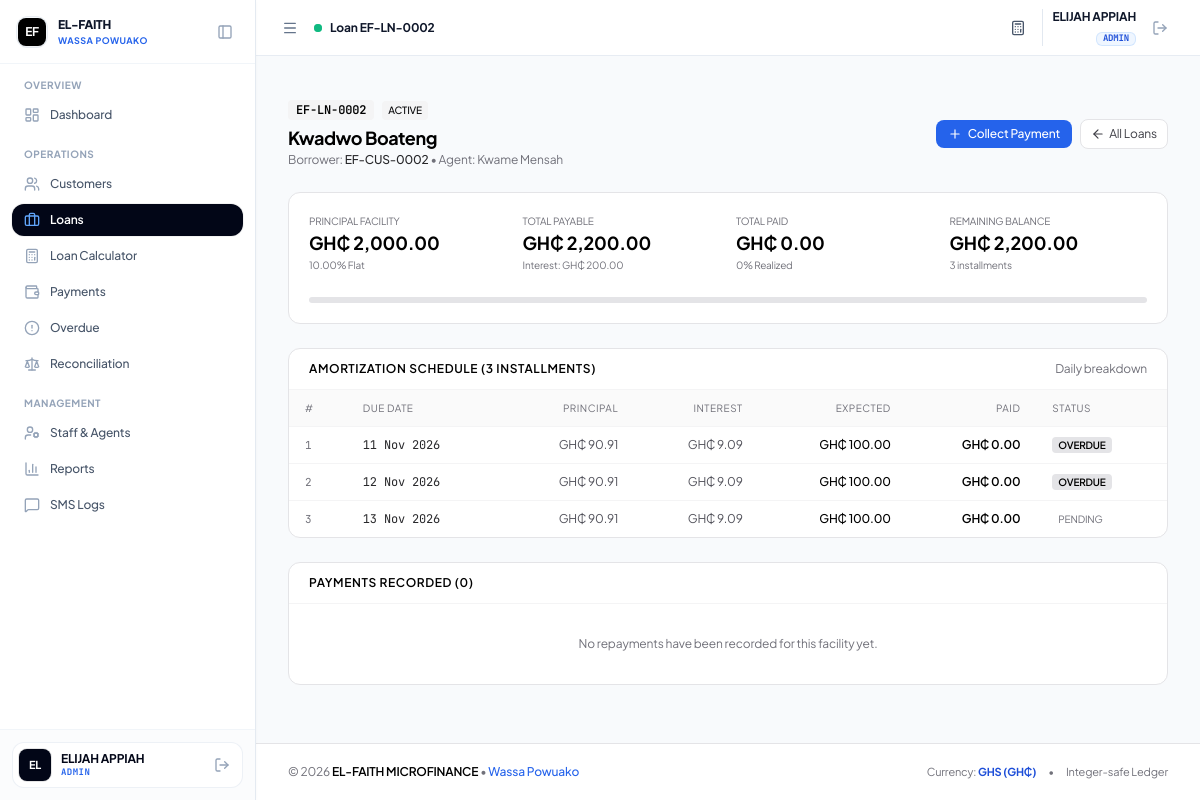
Screenshot of /admin/loan_view.php?id=2 (signed in) with the database file from the repository.
### tables this page shows
CREATE TABLE IF NOT EXISTS `loans` (
  `id` INT AUTO_INCREMENT PRIMARY KEY,
  `uuid` VARCHAR(36) NOT NULL UNIQUE,
  `loan_code` VARCHAR(30) NOT NULL UNIQUE,
  `customer_id` INT NOT NULL,
  `agent_id` INT NULL,
  `principal_pesewas` BIGINT NOT NULL,
  `interest_rate` DECIMAL(5, 2) NOT NULL DEFAULT 10.00,
  `interest_method` ENUM('flat', 'reducing_balance') NOT NULL DEFAULT 'flat',
  `interest_pesewas` BIGINT NOT NULL,
  `total_payable_pesewas` BIGINT NOT NULL,
  `total_paid_pesewas` BIGINT NOT NULL DEFAULT 0,
  `remaining_balance_pesewas` BIGINT NOT NULL,
  `term_duration` INT NOT NULL,
  `term_period` ENUM('days', 'weeks', 'months') NOT NULL DEFAULT 'months',
  `repayment_frequency` ENUM('daily', 'weekly', 'monthly') NOT NULL DEFAULT 'daily',
  `installment_amount_pesewas` BIGINT NOT NULL,
  `disbursed_at` DATETIME NULL,
  `first_due_date` DATE NOT NULL,
  `maturity_date` DATE NOT NULL,
  `status` ENUM('pending', 'active', 'overdue', 'completed', 'defaulted', 'written_off') NOT NULL DEFAULT 'active',
  `created_by` INT NOT NULL,
  `notes` TEXT NULL,
  `created_at` DATETIME NOT NULL DEFAULT CURRENT_TIMESTAMP,
  `updated_at` DATETIME NOT NULL DEFAULT CURRENT_TIMESTAMP ON UPDATE CURRENT_TIMESTAMP,
  CONSTRAINT `fk_loans_customer` FOREIGN KEY (`customer_id`) REFERENCES `customers` (`id`) ON DELETE CASCADE,
  CONSTRAINT `fk_loans_agent` FOREIGN KEY (`agent_id`) REFERENCES `users` (`id`) ON DELETE SET NULL,
  CONSTRAINT `fk_loans_created_by` FOREIGN KEY (`created_by`) REFERENCES `users` (`id`),
  INDEX `idx_loans_customer` (`customer_id`),
  INDEX `idx_loans_agent` (`agent_id`),
  INDEX `idx_loans_status` (`status`),
  INDEX `idx_loans_due_date` (`first_due_date`, `maturity_date`)
);

CREATE TABLE IF NOT EXISTS `customers` (
  `id` INT AUTO_INCREMENT PRIMARY KEY,
  `uuid` VARCHAR(36) NOT NULL UNIQUE,
  `customer_code` VARCHAR(30) NOT NULL UNIQUE,
  `full_name` VARCHAR(150) NOT NULL,
  `phone` VARCHAR(20) NOT NULL,
  `alt_phone` VARCHAR(20) NULL,
  `id_type` VARCHAR(50) NOT NULL DEFAULT 'Ghana Card',
  `id_number` VARCHAR(50) NOT NULL,
  `residential_address` TEXT NOT NULL,
  `location_landmark` VARCHAR(255) NOT NULL,
  `gps_lat` DECIMAL(10, 8) NULL,
  `gps_lng` DECIMAL(11, 8) NULL,
  `occupation` VARCHAR(100) NOT NULL,
  `guarantor_name` VARCHAR(150) NOT NULL,
  `guarantor_phone` VARCHAR(20) NOT NULL,
  `guarantor_relation` VARCHAR(50) NOT NULL,
  `guarantor_address` TEXT NULL,
  `assigned_agent_id` INT NULL,
  `created_by` INT NOT NULL,
  `status` ENUM('active', 'inactive', 'blacklisted') NOT NULL DEFAULT 'active',
  `notes` TEXT NULL,
  `deleted_at` DATETIME NULL,
  `created_at` DATETIME NOT NULL DEFAULT CURRENT_TIMESTAMP,
  `updated_at` DATETIME NOT NULL DEFAULT CURRENT_TIMESTAMP ON UPDATE CURRENT_TIMESTAMP,
  CONSTRAINT `fk_customers_assigned_agent` FOREIGN KEY (`assigned_agent_id`) REFERENCES `users` (`id`) ON DELETE SET NULL,
  CONSTRAINT `fk_customers_created_by` FOREIGN KEY (`created_by`) REFERENCES `users` (`id`),
  INDEX `idx_customers_assigned_agent` (`assigned_agent_id`),
  INDEX `idx_customers_phone` (`phone`),
  INDEX `idx_customers_id_number` (`id_number`),
  INDEX `idx_customers_status` (`status`),
  INDEX `idx_customers_deleted_at` (`deleted_at`)
);

CREATE TABLE IF NOT EXISTS `users` (
  `id` INT AUTO_INCREMENT PRIMARY KEY,
  `uuid` VARCHAR(36) NOT NULL UNIQUE,
  `staff_code` VARCHAR(20) NOT NULL UNIQUE,
  `name` VARCHAR(100) NOT NULL,
  `username` VARCHAR(50) NOT NULL UNIQUE,
  `email` VARCHAR(100) NOT NULL UNIQUE,
  `phone` VARCHAR(20) NOT NULL,
  `password_hash` VARCHAR(255) NOT NULL,
  `role` ENUM('super_admin', 'admin', 'agent') NOT NULL DEFAULT 'agent',
  `status` ENUM('active', 'inactive', 'suspended') NOT NULL DEFAULT 'active',
  `last_login_at` DATETIME NULL,
  `deleted_at` DATETIME NULL,
  `created_at` DATETIME NOT NULL DEFAULT CURRENT_TIMESTAMP,
  `updated_at` DATETIME NOT NULL DEFAULT CURRENT_TIMESTAMP ON UPDATE CURRENT_TIMESTAMP,
  INDEX `idx_users_role` (`role`),
  INDEX `idx_users_status` (`status`),
  INDEX `idx_users_deleted_at` (`deleted_at`)
);

CREATE TABLE IF NOT EXISTS `repayment_schedule` (
  `id` INT AUTO_INCREMENT PRIMARY KEY,
  `loan_id` INT NOT NULL,
  `installment_number` INT NOT NULL,
  `due_date` DATE NOT NULL,
  `expected_amount_pesewas` BIGINT NOT NULL,
  `principal_portion_pesewas` BIGINT NOT NULL,
  `interest_portion_pesewas` BIGINT NOT NULL,
  `paid_amount_pesewas` BIGINT NOT NULL DEFAULT 0,
  `status` ENUM('pending', 'partially_paid', 'paid', 'overdue') NOT NULL DEFAULT 'pending',
  `paid_at` DATETIME NULL,
  `created_at` DATETIME NOT NULL DEFAULT CURRENT_TIMESTAMP,
  `updated_at` DATETIME NOT NULL DEFAULT CURRENT_TIMESTAMP ON UPDATE CURRENT_TIMESTAMP,
  CONSTRAINT `fk_schedule_loan` FOREIGN KEY (`loan_id`) REFERENCES `loans` (`id`) ON DELETE CASCADE,
  INDEX `idx_sched_loan_inst` (`loan_id`, `installment_number`),
  INDEX `idx_sched_due_date` (`due_date`),
  INDEX `idx_sched_status` (`status`)
);

### admin/loan_view.php (the view, shortened to what this page needs)
<?php
require_once __DIR__ . '/../includes/functions.php';
require_once __DIR__ . '/../includes/auth.php';
$loanId = (int)($_GET['id'] ?? 0);
$stmt = $pdo->prepare("
    SELECT l.*, c.full_name AS customer_name, c.customer_code, c.phone AS customer_phone,
           c.residential_address, c.location_landmark, u.name AS agent_name, u.staff_code AS agent_code
    FROM loans l
    JOIN customers c ON l.customer_id = c.id
    LEFT JOIN users u ON l.agent_id = u.id
    WHERE l.id = ?
");
$stmt->execute([$loanId]);
$loan = $stmt->fetch();
$stmtSched = $pdo->prepare("
    SELECT * FROM repayment_schedule
    WHERE loan_id = ?
    ORDER BY installment_number ASC
");
$stmtSched->execute([$loanId]);
$schedule = $stmtSched->fetchAll();
$stmtPayments = $pdo->prepare("
    SELECT p.*, u.name AS agent_name
    FROM payments p
    JOIN users u ON p.agent_id = u.id
    WHERE p.loan_id = ?
    ORDER BY p.collection_timestamp DESC
");
$stmtPayments->execute([$loanId]);
$payments = $stmtPayments->fetchAll();
$pctPaid = $loan['total_payable_pesewas'] > 0 ? round(($loan['total_paid_pesewas'] / $loan['total_payable_pesewas']) * 100, 1) : 0;
include __DIR__ . '/../includes/header.php';
?>
<div class="space-y-6">
    <div class="flex flex-col sm:flex-row sm:items-center justify-between gap-3">
        <div>
            <div class="flex items-center gap-2">
                <span class="font-mono text-xs font-semibold text-black bg-zinc-100 px-2 py-0.5 rounded uppercase">
                    <?= htmlspecialchars($loan['loan_code']) ?>
                </span>
                <span class="px-1.5 py-0.5 rounded text-[10px] font-medium uppercase <?= $loan['status'] === 'active' ? 'bg-zinc-100 text-zinc-950' : ($loan['status'] === 'overdue' ? 'bg-zinc-200 text-black font-semibold' : 'bg-zinc-100 text-zinc-600') ?>">
                    <?= htmlspecialchars($loan['status']) ?>
                </span>
            </div>
            <h1 class="text-lg font-bold text-black tracking-tight mt-1"><?= htmlspecialchars($loan['customer_name']) ?></h1>
            <p class="text-xs text-zinc-500">
                Borrower: <a href="<?= BASE_URL ?>/admin/customer_view.php?id=<?= $loan['customer_id'] ?>" class="text-zinc-800 font-medium hover:underline"><?= htmlspecialchars($loan['customer_code']) ?></a>
                &bull; Agent: <?= htmlspecialchars($loan['agent_name'] ?? 'Unassigned') ?>
            </p>
        </div>
        <div class="flex items-center gap-2">
            <a href="<?= BASE_URL ?>/agent/collect.php?loan_id=<?= $loan['id'] ?>&customer_id=<?= $loan['customer_id'] ?>" class="inline-flex items-center gap-1.5 px-3 py-1.5 bg-blue-600 hover:bg-blue-700 text-white font-medium text-xs rounded-lg transition">
                <i data-lucide="plus" class="w-3.5 h-3.5"></i> Collect Payment
            </a>
            <a href="<?= BASE_URL ?>/admin/loans.php" class="inline-flex items-center gap-1 text-xs text-zinc-700 bg-white border border-zinc-200 px-2.5 py-1.5 rounded-lg hover:bg-zinc-100">
                <i data-lucide="arrow-left" class="w-3.5 h-3.5"></i> All Loans
            </a>
        </div>
    </div>
    <div class="bg-white rounded-xl border border-zinc-200 p-5 space-y-4">
        <div class="grid grid-cols-2 sm:grid-cols-4 gap-4 text-xs">
            <div>
                <span class="text-zinc-500 block text-[10px] uppercase">Principal Facility</span>
                <span class="text-lg font-bold text-black"><?= formatMoney((int)$loan['principal_pesewas']) ?></span>
                <span class="text-[10px] text-zinc-500 block"><?= $loan['interest_rate'] ?>% <?= ucfirst($loan['interest_method']) ?></span>
            </div>
            <div>
                <span class="text-zinc-500 block text-[10px] uppercase">Total Payable</span>
                <span class="text-lg font-bold text-black"><?= formatMoney((int)$loan['total_payable_pesewas']) ?></span>
                <span class="text-[10px] text-zinc-500 block">Interest: <?= formatMoney((int)$loan['interest_pesewas']) ?></span>
            </div>
            <div>
                <span class="text-zinc-500 block text-[10px] uppercase">Total Paid</span>
                <span class="text-lg font-bold text-black"><?= formatMoney((int)$loan['total_paid_pesewas']) ?></span>
                <span class="text-[10px] text-zinc-500 block"><?= $pctPaid ?>% Realized</span>
            </div>
            <div>
                <span class="text-zinc-500 block text-[10px] uppercase">Remaining Balance</span>
                <span class="text-lg font-bold text-black"><?= formatMoney((int)$loan['remaining_balance_pesewas']) ?></span>
                <span class="text-[10px] text-zinc-500 block"><?= count($schedule) ?> installments</span>
            </div>
        </div>
        <div class="pt-2">
            <div class="w-full bg-zinc-200 rounded-full h-1.5 overflow-hidden">
            </div>
        </div>
    </div>
    <div class="bg-white rounded-xl border border-zinc-200 overflow-hidden">
        <div class="px-5 py-3 border-b border-zinc-100 flex items-center justify-between">
            <h2 class="text-xs font-semibold uppercase tracking-wider text-black">Amortization Schedule (<?= count($schedule) ?> Installments)</h2>
            <span class="text-xs text-zinc-500">Daily breakdown</span>
        </div>
        <div class="overflow-x-auto">
            <table class="w-full text-left text-xs">
                <thead class="bg-zinc-50 text-zinc-500 uppercase font-medium text-[10px] tracking-wider border-b border-zinc-100">
                    <tr>
                        <th class="py-2.5 px-4 font-normal">#</th>
                        <th class="py-2.5 px-4 font-normal">Due Date</th>
                        <th class="py-2.5 px-4 text-right font-normal">Principal</th>
                        <th class="py-2.5 px-4 text-right font-normal">Interest</th>
                        <th class="py-2.5 px-4 text-right font-normal">Expected</th>
                        <th class="py-2.5 px-4 text-right font-normal">Paid</th>
                        <th class="py-2.5 px-4 font-normal">Status</th>
                    </tr>
                </thead>
                <tbody class="divide-y divide-zinc-100">
                    <?php foreach ($schedule as $row): ?>
                        <?php
                            $isOverdue = ($row['status'] !== 'paid' && strtotime($row['due_date']) < strtotime(date('Y-m-d')));
                        ?>
                        <tr class="hover:bg-blue-50/30 transition">
                            <td class="py-2.5 px-4 font-mono text-zinc-500 text-[11px]">
                                <?= $row['installment_number'] ?>
                            </td>
                            <td class="py-2.5 px-4 font-mono text-zinc-800">
                                <?= formatDate($row['due_date']) ?>
                            </td>
                            <td class="py-2.5 px-4 text-right text-zinc-600">
                                <?= formatMoney((int)$row['principal_portion_pesewas']) ?>
                            </td>
                            <td class="py-2.5 px-4 text-right text-zinc-600">
                                <?= formatMoney((int)$row['interest_portion_pesewas']) ?>
                            </td>
                            <td class="py-2.5 px-4 text-right font-medium text-black">
                                <?= formatMoney((int)$row['expected_amount_pesewas']) ?>
                            </td>
                            <td class="py-2.5 px-4 text-right font-semibold text-black">
                                <?= formatMoney((int)$row['paid_amount_pesewas']) ?>
                            </td>
                            <td class="py-2.5 px-4">
                                <?php if ($row['status'] === 'paid'): ?>
                                    <span class="px-1.5 py-0.5 rounded text-[10px] font-medium uppercase bg-zinc-100 text-zinc-950">
                                        Paid
                                    </span>
                                <?php elseif ($isOverdue): ?>
                                    <span class="px-1.5 py-0.5 rounded text-[10px] font-semibold uppercase bg-zinc-200 text-black">
                                        Overdue
                                    </span>
                                <?php elseif ($row['status'] === 'partially_paid'): ?>
                                    <span class="px-1.5 py-0.5 rounded text-[10px] font-medium uppercase bg-zinc-100 text-zinc-800">
                                        Partial
                                    </span>
                                <?php else: ?>
                                    <span class="px-1.5 py-0.5 rounded text-[10px] font-normal uppercase text-zinc-500">
                                        Pending
                                    </span>
                                <?php endif; ?>
                            </td>
                        </tr>
                    <?php endforeach; ?>
                </tbody>
            </table>
        </div>
    </div>
    <div class="bg-white rounded-xl border border-zinc-200 overflow-hidden">
        <div class="px-5 py-3 border-b border-zinc-100 flex items-center justify-between">
            <h2 class="text-xs font-semibold uppercase tracking-wider text-black">Payments Recorded (<?= count($payments) ?>)</h2>
        </div>
        <?php if (empty($payments)): ?>
            <div class="p-8 text-center text-zinc-500 text-xs">
                No repayments have been recorded for this facility yet.
            </div>
        <?php endif; ?>
    </div>
</div>
<?php include __DIR__ . '/../includes/footer.php'; ?>

### includes/header.php (style rules this page uses)
body { -webkit-overflow-scrolling: touch; background-color: #f8fafc; color: #090d16; letter-spacing: -0.011em; }

### rows the page displays
loans: loan_code "EF-LN-0002", status "ACTIVE", customer.full_name "Kwadwo Boateng", customer.customer_code "EF-CUS-0002", agent.name "Kwame Mensah", principal_pesewas "GH₵ 2,000.00", interest_rate "10.00", interest_method "Flat", total_payable_pesewas "GH₵ 2,200.00", interest_pesewas "GH₵ 200.00", total_paid_pesewas "GH₵ 0.00", total_paid_pesewas "0", remaining_balance_pesewas "GH₵ 2,200.00"
repayment_schedule: installment_number "1", due_date "11 Nov 2026", principal_portion_pesewas "GH₵ 90.91", interest_portion_pesewas "GH₵ 9.09", expected_amount_pesewas "GH₵ 100.00", paid_amount_pesewas "GH₵ 0.00", status "OVERDUE"
repayment_schedule: installment_number "2", due_date "12 Nov 2026", principal_portion_pesewas "GH₵ 90.91", interest_portion_pesewas "GH₵ 9.09", expected_amount_pesewas "GH₵ 100.00", paid_amount_pesewas "GH₵ 0.00", status "OVERDUE"
repayment_schedule: installment_number "3", due_date "13 Nov 2026", principal_portion_pesewas "GH₵ 90.91", interest_portion_pesewas "GH₵ 9.09", expected_amount_pesewas "GH₵ 100.00", paid_amount_pesewas "GH₵ 0.00", status "PENDING"

### other values shown
BRANCH_NAME "WASSA POWUAKO"
$sectionName "OVERVIEW"
$item['label'] "Dashboard"
$sectionName "OPERATIONS"
$item['label'] "Customers"
$item['label'] "Loans"
$item['label'] "Loan Calculator"
$item['label'] "Payments"
$item['label'] "Overdue"
$item['label'] "Reconciliation"
$sectionName "MANAGEMENT"
$item['label'] "Staff & Agents"
$item['label'] "Reports"
$item['label'] "SMS Logs"
$initials "EL"
